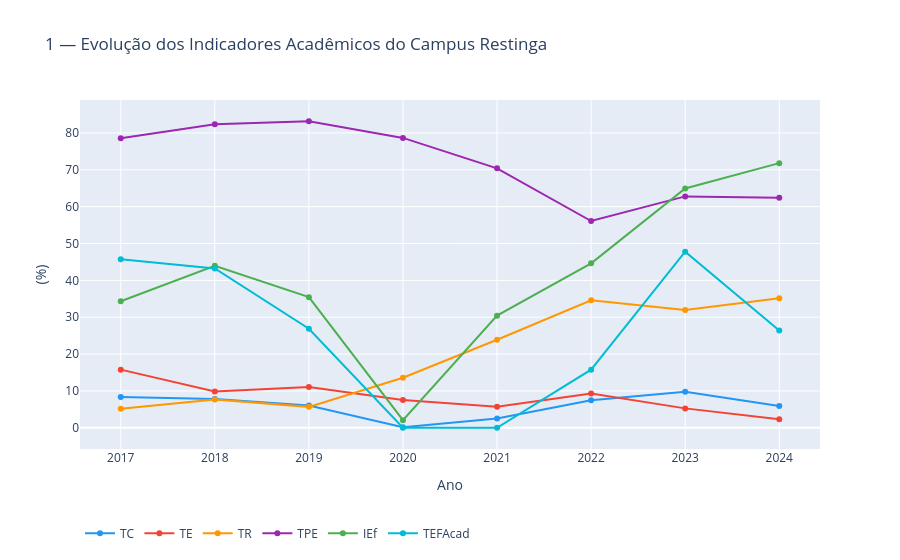

The notebook cell saved with this chart:
### Markdown cell above
### 2.4. Gráficos

### Code cell
# Gráfico 1: Evolução de todos os indicadores percentuais por ano
# melt() transforma o DataFrame de formato largo (uma coluna por indicador) para formato longo (uma linha por indicador+ano)

ind_longo = ind_ano.melt(
    id_vars="Ano",
    value_vars=["TC", "TE", "TR", "TPE", "IEf", "TEFAcad"],
    var_name="Indicador",
    value_name="Valor (%)",
)

fig_g1 = px.line(
    ind_longo,
    x="Ano",
    y="Valor (%)",
    color="Indicador",
    markers=True,
    color_discrete_map=CORES_INDICADORES,
    title="1 — Evolução dos Indicadores Acadêmicos do Campus Restinga",
    labels={"Indicador": "", "Valor (%)": "(%)"},
)
fig_g1.update_xaxes(tickmode="linear", dtick=1)
fig_g1.update_layout(hovermode="x unified", legend=dict(orientation="h", y=-0.2))
fig_g1.show()

### Figure 1 — Plotly figure (JSON) as saved in the notebook; plotly's stock layout.template omitted (floating-point values rounded to 4 significant figures)
{"data": [{"hovertemplate": "=TC<br>Ano=%{x}<br>(%)=%{y}<extra></extra>", "legendgroup": "TC", "line": {"color": "#2196F3", "dash": "solid"}, "marker": {"symbol": "circle"}, "mode": "lines+markers", "name": "TC", "orientation": "v", "showlegend": true, "type": "scatter", "x": [2017, 2018, 2019, 2020, 2021, 2022, 2023, 2024], "xaxis": "x", "y": [8.38, 7.8, 6.07, 0.16, 2.5, 7.48, 9.77, 5.91], "yaxis": "y"}, {"hovertemplate": "=TE<br>Ano=%{x}<br>(%)=%{y}<extra></extra>", "legendgroup": "TE", "line": {"color": "#F44336", "dash": "solid"}, "marker": {"symbol": "circle"}, "mode": "lines+markers", "name": "TE", "orientation": "v", "showlegend": true, "type": "scatter", "x": [2017, 2018, 2019, 2020, 2021, 2022, 2023, 2024], "xaxis": "x", "y": [15.78, 9.84, 11.05, 7.52, 5.7, 9.29, 5.27, 2.32], "yaxis": "y"}, {"hovertemplate": "=TR<br>Ano=%{x}<br>(%)=%{y}<extra></extra>", "legendgroup": "TR", "line": {"color": "#FF9800", "dash": "solid"}, "marker": {"symbol": "circle"}, "mode": "lines+markers", "name": "TR", "orientation": "v", "showlegend": true, "type": "scatter", "x": [2017, 2018, 2019, 2020, 2021, 2022, 2023, 2024], "xaxis": "x", "y": [5.18, 7.7, 5.68, 13.57, 23.89, 34.6, 31.94, 35.15], "yaxis": "y"}, {"hovertemplate": "=TPE<br>Ano=%{x}<br>(%)=%{y}<extra></extra>", "legendgroup": "TPE", "line": {"color": "#9C27B0", "dash": "solid"}, "marker": {"symbol": "circle"}, "mode": "lines+markers", "name": "TPE", "orientation": "v", "showlegend": true, "type": "scatter", "x": [2017, 2018, 2019, 2020, 2021, 2022, 2023, 2024], "xaxis": "x", "y": [78.55, 82.36, 83.19, 78.66, 70.41, 56.11, 62.79, 62.42], "yaxis": "y"}, {"hovertemplate": "=IEf<br>Ano=%{x}<br>(%)=%{y}<extra></extra>", "legendgroup": "IEf", "line": {"color": "#4CAF50", "dash": "solid"}, "marker": {"symbol": "circle"}, "mode": "lines+markers", "name": "IEf", "orientation": "v", "showlegend": true, "type": "scatter", "x": [2017, 2018, 2019, 2020, 2021, 2022, 2023, 2024], "xaxis": "x", "y": [34.34, 43.96, 35.45, 2.06, 30.43, 44.62, 64.94, 71.81], "yaxis": "y"}, {"hovertemplate": "=TEFAcad<br>Ano=%{x}<br>(%)=%{y}<extra></extra>", "legendgroup": "TEFAcad", "line": {"color": "#00BCD4", "dash": "solid"}, "marker": {"symbol": "circle"}, "mode": "lines+markers", "name": "TEFAcad", "orientation": "v", "showlegend": true, "type": "scatter", "x": [2017, 2018, 2019, 2020, 2021, 2022, 2023, 2024], "xaxis": "x", "y": [45.71, 43.23, 26.87, 0.0, 0.0, 15.77, 47.78, 26.42], "yaxis": "y"}], "layout": {"hovermode": "x unified", "legend": {"orientation": "h", "title": {"text": ""}, "tracegroupgap": 0, "y": -0.2}, "title": {"text": "1 — Evolução dos Indicadores Acadêmicos do Campus Restinga"}, "xaxis": {"anchor": "y", "domain": [0, 1], "dtick": 1, "tickmode": "linear", "title": {"text": "Ano"}}, "yaxis": {"anchor": "x", "domain": [0, 1], "title": {"text": "(%)"}}}}
